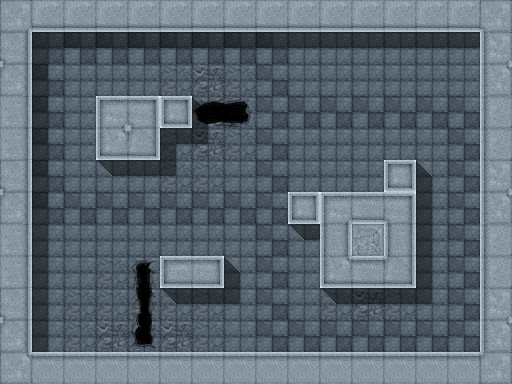

Rendered tile map (Tiled .tmx) drawn with the repository's tilesets; below, a short description and the map source with its tile grids summarised:
An orthogonal 16x12 tile map with 32x32 px tiles, 2 tile layers (main, shadows), 2 tilesets and 3 objects.

<map version="1.0" orientation="orthogonal" width="16" height="12" tilewidth="32" tileheight="32">
 <tileset firstgid="1" name="ConcreteStorm" tilewidth="32" tileheight="32">
  <image source="TileSets/ConcreteStormTileSet.png" width="512" height="512" />
  <tile id="5">
   <properties>
    <property name="Pit" value="" />
   </properties>
  </tile>
  <tile id="6">
   <properties>
    <property name="Pit" value="" />
   </properties>
  </tile>
  <tile id="7">
   <properties>
    <property name="Pit" value="" />
   </properties>
  </tile>
  <tile id="21">
   <properties>
    <property name="Pit" value="" />
   </properties>
  </tile>
  <tile id="37">
   <properties>
    <property name="Pit" value="" />
   </properties>
  </tile>
  <tile id="53">
   <properties>
    <property name="Pit" value="" />
   </properties>
  </tile>
  <tile id="68">
   <properties>
    <property name="Empty" value="" />
   </properties>
  </tile>
  <tile id="69">
   <properties>
    <property name="Empty" value="" />
   </properties>
  </tile>
  <tile id="84">
   <properties>
    <property name="Empty" value="" />
   </properties>
  </tile>
  <tile id="85">
   <properties>
    <property name="Empty" value="" />
   </properties>
  </tile>
 </tileset>
 <tileset firstgid="257" name="Tanks" tilewidth="32" tileheight="32">
  <image source="TileSets/TanksTileSet.png" width="128" height="32" />
  <tile id="0">
   <properties>
    <property name="Team" value="Red" />
    <property name="Type" value="Tank" />
   </properties>
  </tile>
  <tile id="1">
   <properties>
    <property name="Team" value="Green" />
    <property name="Type" value="Tank" />
   </properties>
  </tile>
  <tile id="3">
   <properties>
    <property name="Team" value="Red" />
    <property name="Type" value="Tank" />
   </properties>
  </tile>
 </tileset>
 <layer name="main" width="16" height="12">
  <data>[192 cells, 192 non-empty, 31 distinct tile ids]</data>
 </layer>
 <objectgroup name="tanks" width="16" height="12">
  <object gid="257" x="321" y="144" />
  <object gid="258" x="65" y="289" />
  <object gid="257" x="432" y="337" />
 </objectgroup>
 <layer name="shadows" width="16" height="12">
  <data>[192 cells, 42 non-empty, 6 distinct tile ids]</data>
 </layer>
</map>